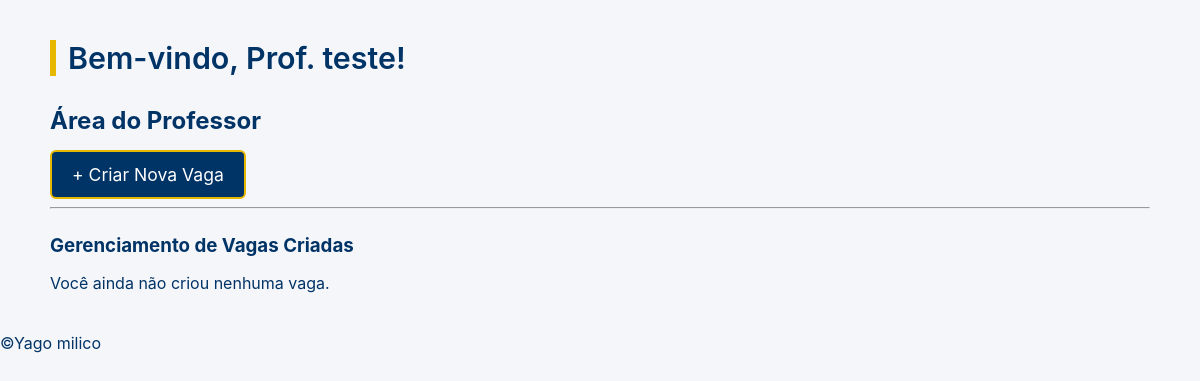
The app's page /dashboard/professor/ (signed in), older data.
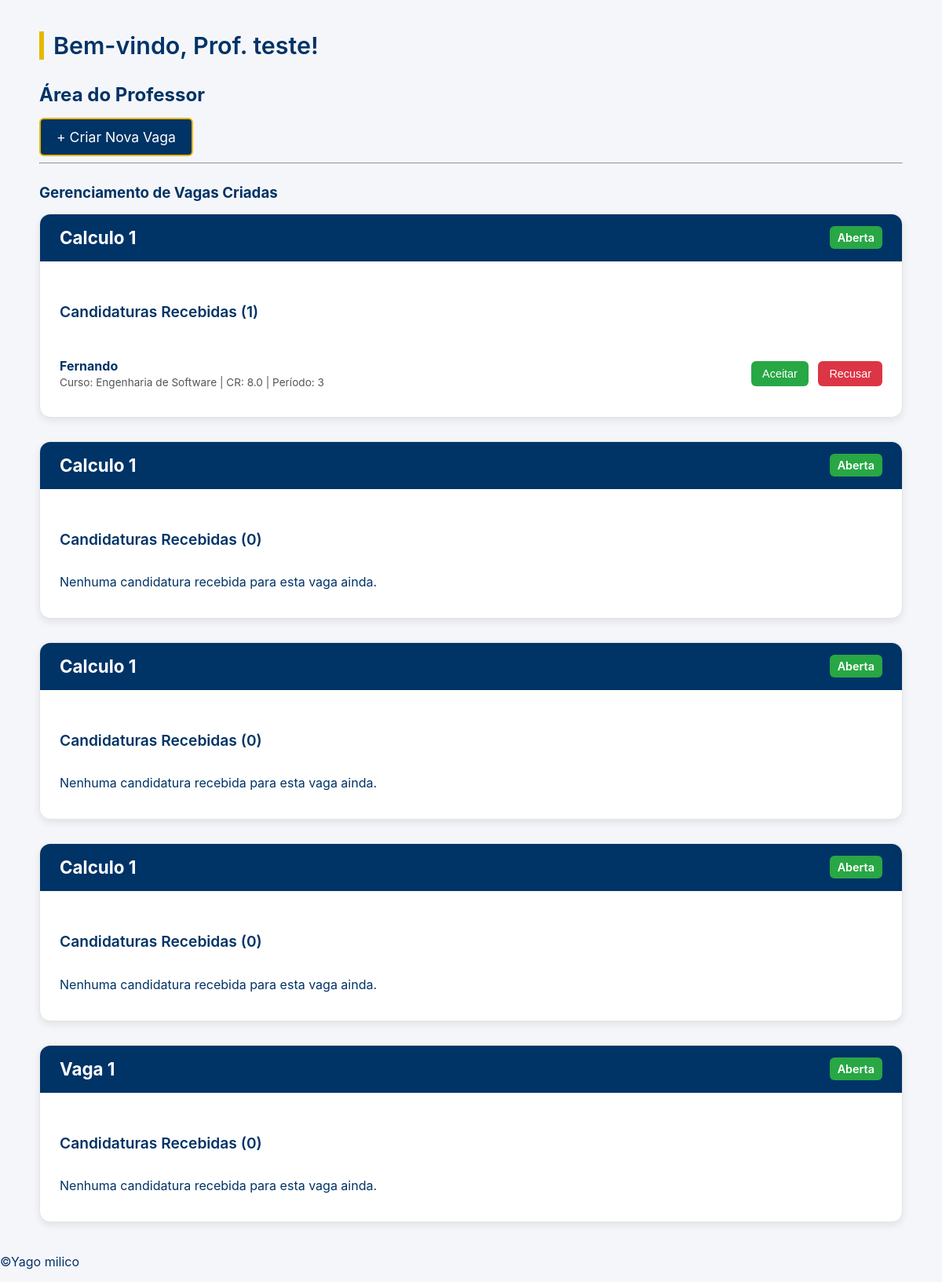
The same page, newer data.
### core/models.py (models this page shows, shortened)
class Vaga(models.Model):
    nome = models.CharField(max_length=100)
    crminimo = models.FloatField()
    disciplina = models.ForeignKey(Disciplina, on_delete=models.CASCADE, related_name='vagas')
    professor = models.ForeignKey(Professor, on_delete=models.CASCADE, related_name='vagas_criadas')
    STATUS_CHOICES = (
        ('aberta', 'Aberta'),
        ('fechada', 'Fechada'),
    )
    statusvaga = models.CharField(max_length=20, choices=STATUS_CHOICES, default='aberta')
    descricao = models.TextField(blank=True) # Adicionei descrição

class Candidatura(models.Model):
    aluno = models.ForeignKey(Aluno, on_delete=models.CASCADE, related_name='candidaturas')
    vaga = models.ForeignKey(Vaga, on_delete=models.CASCADE, related_name='candidaturas')
    documento = models.FileField(upload_to='documentos/', null=True, blank=True)
    data_candidatura = models.DateTimeField(auto_now_add=True)
    STATUS_CHOICES = (
        ('pendente', 'Pendente'),
        ('aprovada', 'Aprovada'),
        ('rejeitada', 'Rejeitada'),
    )
    status = models.CharField(
        max_length=20,
        choices=STATUS_CHOICES,
        default='pendente'  # A lógica que você pediu!
    )
    class Meta:
        unique_together = ('aluno', 'vaga')

class Aluno(models.Model):
    user = models.OneToOneField(User, on_delete=models.CASCADE, related_name='aluno_profile')
    matricula = models.CharField(max_length=20, unique=True)
    cpf = models.CharField(max_length=14, unique=True)
    crgeral = models.FloatField()
    curso = models.CharField(max_length=100)
    periodo = models.IntegerField()
    telefone = models.CharField(max_length=15, blank=True)

### core/views.py (the view)
# urls.py: path('dashboard/professor/', views.dashboard_professor, name='dashboard_professor'),
@login_required
def dashboard_professor(request):
    try:
        minhas_vagas = Vaga.objects.filter(
            professor=request.user.professor_profile
        ).prefetch_related(
            'candidaturas', 'candidaturas__aluno', 'candidaturas__aluno__user'
        ).order_by('-id')
    except AttributeError:
        minhas_vagas = []
    contexto = {
        'usuario': request.user,
        'vagas': minhas_vagas
    }
    return render(request, 'professordashboard.html', contexto)

### templates/professordashboard.html (shortened to what this page needs)
{% extends "base.html" %}
{% load static %}
{% block extra_css %}
  <link rel="stylesheet" href="{% static 'professordashboard.css' %}">
{% endblock %}
{% block content %}
<div class="container mt-4">
  <h1>Bem-vindo, Prof. {{ usuario.get_full_name|default:usuario.username }}!</h1>
  <h2>Área do Professor</h2>
  <section class="nova-vaga my-4">
    <a href="{% url 'criar_vaga' %}" class="btn btn-success btn-lg">
      + Criar Nova Vaga
    </a>
  </section>
  <hr>
  <section class="suas-vagas mt-4">
    <h3>Gerenciamento de Vagas Criadas</h3>
    {% if vagas %}
      {% for vaga in vagas %}
        <div class="card shadow-sm mb-4">
          <div class="card-header d-flex justify-content-between align-items-center">
            <h4 class="mb-0">{{ vaga.nome }}</h4>
            <span class="badge
              {% if vaga.statusvaga == 'aberta' %} bg-success
              {% else %} bg-secondary
              {% endif %}" style="font-size: 0.9rem;">
              {{ vaga.get_statusvaga_display|default:vaga.statusvaga }}
            </span>
          </div>
          <div class="card-body">
            <h5 class="card-title">Candidaturas Recebidas ({{ vaga.candidaturas.count }})</h5>
            {% if vaga.candidaturas.all %}
              <ul class="list-group">
                {% for cand in vaga.candidaturas.all %}
                  <li class="list-group-item d-flex justify-content-between align-items-center">
                    <div>
                      <strong>{{ cand.aluno.user.get_full_name|default:cand.aluno.user.username }}</strong>
                      <br>
                      <small class="text-muted">
                        Curso: {{ cand.aluno.curso }} |
                        CR: {{ cand.aluno.crgeral }} |
                        Período: {{ cand.aluno.periodo }}
                      </small>
                    </div>
                    <div>
                      {% if cand.status == 'pendente' %}
                        <form action="{% url 'gerenciar_candidatura' %}" method="POST" style="display: inline;">
                          <button type="submit" class="btn btn-sm btn-success">Aceitar</button>
                        </form>
                        <form action="{% url 'gerenciar_candidatura' %}" method="POST" style="display: inline;">
                          <button type="submit" class="btn btn-sm btn-danger">Recusar</button>
                        </form>
                      {% endif %}
                    </div>
                  </li>
                {% endfor %}
              </ul>
            {% else %}
              <p class="text-muted">Nenhuma candidatura recebida para esta vaga ainda.</p>
            {% endif %}
          </div>
        </div>
      {% endfor %}
    {% else %}
      <p>Você ainda não criou nenhuma vaga.</p>
    {% endif %}
  </section>
</div>
{% endblock %}

### templates/base.html (shortened to what this page needs)
{% load static %}
<!DOCTYPE html>
<html lang="pt-BR">
<head>
  <link rel="stylesheet" href="{% static 'base.css' %}">
  {% block extra_css %}{% endblock %}
</head>
<body>
  <main>
    {% block content %}{% endblock %}
  </main>
  <footer>
    <p>©Yago milico</p>
  </footer>
</body>
</html>

### core/static/professordashboard.css (style rules this page uses)
body { font-family: 'Inter', sans-serif; background-color: #f5f6fa; color: #003366; margin: 0; padding: 0; }
.container { max-width: 1100px; margin: 40px auto; padding: 0; }
h1 { font-size: 1.9rem; font-weight: 600; color: #003366; border-left: 6px solid #E6B800; padding-left: 12px; margin-bottom: 30px; }
h2, h3 { color: #003366; margin-top: 25px; margin-bottom: 15px; }
.card { background: #ffffff; border: 1px solid #e5e5e5; border-radius: 14px; box-shadow: 0 4px 10px rgba(0, 0, 0, 0.08); margin-bottom: 30px; overflow: hidden; }
.card-header { background-color: #003366; color: #ffffff; padding: 15px 25px; border-bottom: 1px solid #003366; display: flex; justify-content: space-between; align-items: center; }
.card-header h4 { margin: 0; font-size: 1.4rem; }
.card-body { padding: 20px 25px; }
.card-body h5 { font-size: 1.2rem; font-weight: 600; }
.list-group { padding-left: 0; list-style: none; margin: 0; }
.list-group-item { display: flex; justify-content: space-between; align-items: center; padding: 15px 0; border-bottom: 1px solid #e5e5e5; }
.list-group-item:last-child { border-bottom: none; }
.list-group-item small { color: #555; font-size: 0.85rem; }
.btn { display: inline-block; padding: 8px 14px; font-size: 0.9rem; text-decoration: none; border-radius: 6px; transition: 0.3s; cursor: pointer; border: none; }
.list-group-item form { display: inline-block; }
.list-group-item form:first-of-type { margin-right: 8px; }
.btn-success { background-color: #28a745; color: #ffffff; }
.btn-danger { background-color: #dc3545; color: #ffffff; }
.btn-success.btn-lg { background-color: #003366; color: #ffffff; border: 2px solid #E6B800; font-size: 1.1rem; padding: 12px 20px; }
.badge { padding: 6px 10px; border-radius: 6px; font-size: 0.85rem; font-weight: 600; }
.bg-success { background-color: #28a745; color: #fff; }

Row changes from the older to the newer data that the page shows:
added Vaga: nome "Calculo 1", statusvaga "Aberta", candidaturas.count "1"
added Candidatura: aluno.user.get_full_name "Fernando", aluno.curso "Engenharia de Software", aluno.crgeral "8.0", aluno.periodo "3"
added Vaga: nome "Calculo 1", statusvaga "Aberta", candidaturas.count "0", shows "Nenhuma candidatura recebida para esta vaga ainda."
added Vaga: nome "Calculo 1", statusvaga "Aberta", candidaturas.count "0", shows "Nenhuma candidatura recebida para esta vaga ainda."
added Vaga: nome "Calculo 1", statusvaga "Aberta", candidaturas.count "0", shows "Nenhuma candidatura recebida para esta vaga ainda."
added Vaga: nome "Vaga 1", statusvaga "Aberta", candidaturas.count "0", shows "Nenhuma candidatura recebida para esta vaga ainda."
Text that changed along with them:
text no longer shown: "Você ainda não criou nenhuma vaga."
